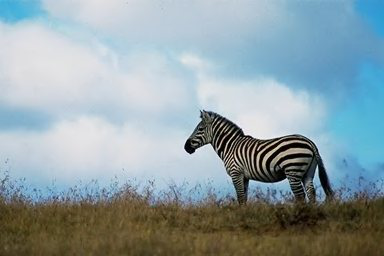
#> input picture download.png, 384 x 256 px, found by its file name; its folder holds 4 pictures in this run
$ python ela.py
#> lines starting #> are read from the running program, lines starting #| are printed output that depends on the picture
# -*- coding: utf-8 -*-
"""ELA.ipynb

Automatically generated by Colaboratory.

Original file is located at
    https://colab.research.google.com/drive/1GrAiMtEbYeuqULTN0VxGh03bLinMb-jE
"""

# Commented out IPython magic to ensure Python compatibility.

import pandas as pd
import numpy as np
import matplotlib.pyplot as plt
import matplotlib.image as mpimg
import seaborn as sns
# %matplotlib inline

np.random.seed(2)

from sklearn.model_selection import train_test_split
from sklearn.metrics import confusion_matrix
import itertools

from keras.utils.np_utils import to_categorical # convert to one-hot-encoding
from keras.models import Sequential
from keras.layers import Dense, Dropout, Flatten, Conv2D, MaxPool2D
from keras.optimizers import RMSprop
from keras.preprocessing.image import ImageDataGenerator
from keras.callbacks import ReduceLROnPlateau, EarlyStopping

sns.set(style='white', context='notebook', palette='deep')

from PIL import Image
import os
from pylab import *
import re
from PIL import Image, ImageChops, ImageEnhance

def get_imlist(path):
    return [os.path.join(path,f) for f in os.listdir(path) if f.endswith('.jpg') or f.endswith('.png')]

def convert_to_ela_image(path, quality):
#> called with quality = 90
    filename = path
    resaved_filename = filename.split('.')[0] + '.resaved.jpg'
    ELA_filename = filename.split('.')[0] + '.ela.png'

    im = Image.open(filename).convert('RGB')
#> im is the input picture: PIL image 384x256 RGB; mean R, G, B 142.6, 160, 165.6
    im.save(resaved_filename, 'JPEG', quality=quality)
    resaved_im = Image.open(resaved_filename)

    ela_im = ImageChops.difference(im, resaved_im)

    extrema = ela_im.getextrema()
#> extrema = ((0, 14), (0, 14), (0, 14))
    max_diff = max([ex[1] for ex in extrema])
#> max_diff = 14
    if max_diff == 0:
        max_diff = 1
    scale = 255.0 / max_diff
#> scale = 18.21

    ela_im = ImageEnhance.Brightness(ela_im).enhance(scale)
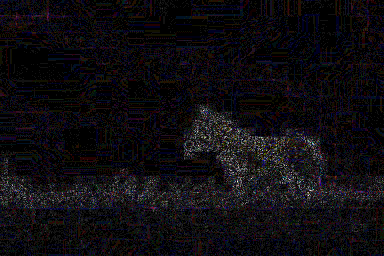
#> ela_im: PIL image 384x256 RGB; mean R, G, B 14.6, 12.4, 16.1

    return ela_im

"""REAL IMAGE"""

Image.open("/content/gdrive/My Drive/Colab Notebooks/experiment/download.png" )

convert_to_ela_image("/content/gdrive/My Drive/Colab Notebooks/experiment/download.png", 90)

"""FAKE SAMPLE"""

Image.open("/content/gdrive/My Drive/Colab Notebooks/experiment/xy.png")
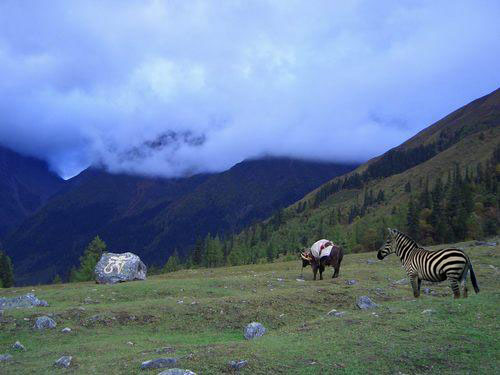
#> input picture xy.png, 500 x 375 px, found by its file name

convert_to_ela_image("/content/gdrive/My Drive/Colab Notebooks/experiment/xy.png", 90)
#> call 2 of convert_to_ela_image, with quality = 90
#> in convert_to_ela_image, im is the input picture: PIL image 500x375 RGB; mean R, G, B 100.3, 121.3, 149.2
#> in convert_to_ela_image (call 2), `extrema = ela_im.getextrema()`: extrema = ((0, 14), (0, 12), (0, 31))
#> in convert_to_ela_image (call 2), `max_diff = max([ex[1] for ex in extrema])`: max_diff = 31
#> in convert_to_ela_image (call 2), `scale = 255.0 / max_diff`: scale = 8.23
#> in convert_to_ela_image (call 2), `ela_im = ImageEnhance.Brightness(ela_im).enhance(scale)`:
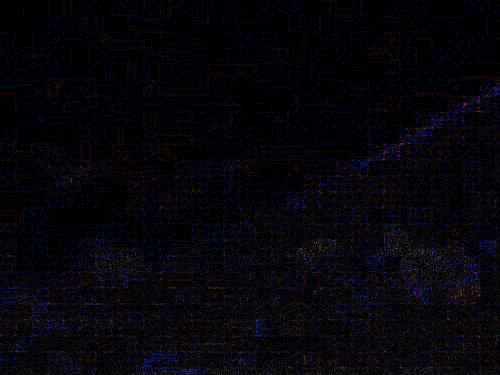
#> ela_im: PIL image 500x375 RGB; mean R, G, B 5.8, 5, 10.2

"""code

PRE-PROCESSING
"""

image_size = (128, 128)
#> image_size = (128, 128)

def prepare_image(image_path):
    return np.array(convert_to_ela_image(image_path, 90).resize(image_size)).flatten() / 255.0

X = [] # ELA converted images
Y = [] # 0 for fake, 1 for real

import random
path = '/kaggle/input/casia-dataset/CASIA2/Au/'
for dirname, _, filenames in os.walk(path):
    for filename in filenames:
        if filename.endswith('jpg') or filename.endswith('png'):
            full_path = os.path.join(dirname, filename)
            X.append(prepare_image(full_path))
            Y.append(1)
            if len(Y) % 500 == 0:
                print(f'Processing {len(Y)} images')

random.shuffle(X)
X = X[:2100]
Y = Y[:2100]
print(len(X), len(Y))

path = '/kaggle/input/casia-dataset/CASIA2/Tp/'
for dirname, _, filenames in os.walk(path):
    for filename in filenames:
        if filename.endswith('jpg') or filename.endswith('png'):
            full_path = os.path.join(dirname, filename)
            X.append(prepare_image(full_path))
            Y.append(0)
            if len(Y) % 500 == 0:
                print(f'Processing {len(Y)} images')

print(len(X), len(Y))

X = np.array(X)
#> (the run stopped early here; a loop or call above may not have finished)
